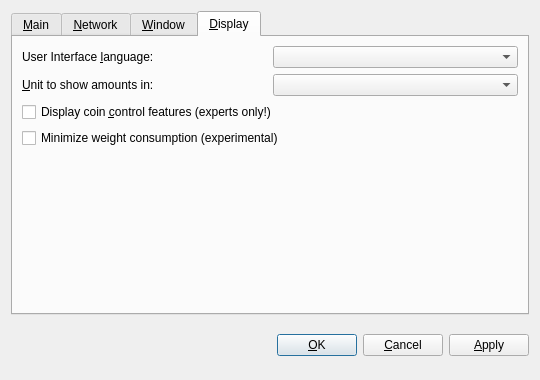
<?xml version="1.0" encoding="UTF-8"?>
<ui version="4.0">
 <class>OptionsDialog</class>
 <widget class="QDialog" name="OptionsDialog">
  <property name="geometry">
   <rect>
    <x>0</x>
    <y>0</y>
    <width>540</width>
    <height>380</height>
   </rect>
  </property>
  <property name="windowTitle">
   <string>Options</string>
  </property>
  <property name="modal">
   <bool>true</bool>
  </property>
  <layout class="QVBoxLayout" name="verticalLayout">
   <item>
    <widget class="QTabWidget" name="tabWidget">
     <property name="tabPosition">
      <enum>QTabWidget::North</enum>
     </property>
     <property name="currentIndex">
      <number>3</number>
     </property>
     <widget class="QWidget" name="tabMain">
      <attribute name="title">
       <string>&amp;Main</string>
      </attribute>
      <layout class="QVBoxLayout" name="verticalLayout_Main">
       <item>
        <widget class="QLabel" name="transactionFeeInfoLabel">
         <property name="text">
          <string>Optional transaction fee per kB that helps make sure your transactions are processed quickly. Most transactions are 1 kB. Fee 0.01 recommended.</string>
         </property>
         <property name="textFormat">
          <enum>Qt::PlainText</enum>
         </property>
         <property name="wordWrap">
          <bool>true</bool>
         </property>
        </widget>
       </item>
       <item>
        <layout class="QHBoxLayout" name="horizontalLayoutFee">
         <item>
          <widget class="QLabel" name="transactionFeeLabel">
           <property name="text">
            <string>Pay transaction &amp;fee</string>
           </property>
           <property name="textFormat">
            <enum>Qt::PlainText</enum>
           </property>
           <property name="buddy">
            <cstring>transactionFee</cstring>
           </property>
          </widget>
         </item>
         <item>
          <widget class="BitcoinAmountField" name="transactionFee"/>
         </item>
         <item>
          <spacer name="horizontalSpacerFee">
           <property name="orientation">
            <enum>Qt::Horizontal</enum>
           </property>
           <property name="sizeHint" stdset="0">
            <size>
             <width>40</width>
             <height>20</height>
            </size>
           </property>
          </spacer>
         </item>
        </layout>
       </item>
       <item>
        <widget class="QLabel" name="reserveBalanceInfoLabel">
         <property name="text">
          <string>Reserved amount does not participate in staking and is therefore spendable at any time.</string>
         </property>
         <property name="textFormat">
          <enum>Qt::PlainText</enum>
         </property>
         <property name="wordWrap">
          <bool>true</bool>
         </property>
        </widget>
       </item>
       <item>
        <layout class="QHBoxLayout" name="horizontalLayoutReserveBalance">
         <item>
          <widget class="QLabel" name="reserveBalanceLabel">
           <property name="text">
            <string>Reserve</string>
           </property>
           <property name="textFormat">
            <enum>Qt::PlainText</enum>
           </property>
           <property name="buddy">
            <cstring>reserveBalance</cstring>
           </property>
          </widget>
         </item>
         <item>
          <widget class="BitcoinAmountField" name="reserveBalance"/>
         </item>
         <item>
          <spacer name="horizontalSpacerReserveBalance">
           <property name="orientation">
            <enum>Qt::Horizontal</enum>
           </property>
           <property name="sizeHint" stdset="0">
            <size>
             <width>40</width>
             <height>20</height>
            </size>
           </property>
          </spacer>
         </item>
        </layout>
       </item>
       <item>
        <widget class="QCheckBox" name="bitcoinAtStartup">
         <property name="toolTip">
          <string>Automatically start Mobilepaycoin after logging in to the system.</string>
         </property>
         <property name="text">
          <string>&amp;Start Mobilepaycoin on system login</string>
         </property>
        </widget>
       </item>
       <item>
        <spacer name="verticalSpacer_Main">
         <property name="orientation">
          <enum>Qt::Vertical</enum>
         </property>
         <property name="sizeHint" stdset="0">
          <size>
           <width>20</width>
           <height>40</height>
          </size>
         </property>
        </spacer>
       </item>
      </layout>
     </widget>
     <widget class="QWidget" name="tabNetwork">
      <attribute name="title">
       <string>&amp;Network</string>
      </attribute>
      <layout class="QVBoxLayout" name="verticalLayout_Network">
       <item>
        <widget class="QCheckBox" name="mapPortUpnp">
         <property name="toolTip">
          <string>Automatically open the Mobilepaycoin client port on the router. This only works when your router supports UPnP and it is enabled.</string>
         </property>
         <property name="text">
          <string>Map port using &amp;UPnP</string>
         </property>
        </widget>
       </item>
       <item>
        <widget class="QCheckBox" name="connectSocks">
         <property name="toolTip">
          <string>Connect to the Mobilepaycoin network through a SOCKS proxy (e.g. when connecting through Tor).</string>
         </property>
         <property name="text">
          <string>&amp;Connect through SOCKS proxy:</string>
         </property>
        </widget>
       </item>
       <item>
        <layout class="QHBoxLayout" name="horizontalLayout_Network">
         <item>
          <widget class="QLabel" name="proxyIpLabel">
           <property name="text">
            <string>Proxy &amp;IP:</string>
           </property>
           <property name="textFormat">
            <enum>Qt::PlainText</enum>
           </property>
           <property name="buddy">
            <cstring>proxyIp</cstring>
           </property>
          </widget>
         </item>
         <item>
          <widget class="QValidatedLineEdit" name="proxyIp">
           <property name="maximumSize">
            <size>
             <width>140</width>
             <height>16777215</height>
            </size>
           </property>
           <property name="toolTip">
            <string>IP address of the proxy (e.g. 127.0.0.1)</string>
           </property>
          </widget>
         </item>
         <item>
          <widget class="QLabel" name="proxyPortLabel">
           <property name="text">
            <string>&amp;Port:</string>
           </property>
           <property name="textFormat">
            <enum>Qt::PlainText</enum>
           </property>
           <property name="buddy">
            <cstring>proxyPort</cstring>
           </property>
          </widget>
         </item>
         <item>
          <widget class="QLineEdit" name="proxyPort">
           <property name="maximumSize">
            <size>
             <width>55</width>
             <height>16777215</height>
            </size>
           </property>
           <property name="toolTip">
            <string>Port of the proxy (e.g. 9050)</string>
           </property>
          </widget>
         </item>
         <item>
          <widget class="QLabel" name="socksVersionLabel">
           <property name="text">
            <string>SOCKS &amp;Version:</string>
           </property>
           <property name="textFormat">
            <enum>Qt::PlainText</enum>
           </property>
           <property name="buddy">
            <cstring>socksVersion</cstring>
           </property>
          </widget>
         </item>
         <item>
          <widget class="QValueComboBox" name="socksVersion">
           <property name="toolTip">
            <string>SOCKS version of the proxy (e.g. 5)</string>
           </property>
          </widget>
         </item>
         <item>
          <spacer name="horizontalSpacer_Network">
           <property name="orientation">
            <enum>Qt::Horizontal</enum>
           </property>
           <property name="sizeHint" stdset="0">
            <size>
             <width>40</width>
             <height>20</height>
            </size>
           </property>
          </spacer>
         </item>
        </layout>
       </item>
       <item>
        <spacer name="verticalSpacer_Network">
         <property name="orientation">
          <enum>Qt::Vertical</enum>
         </property>
         <property name="sizeHint" stdset="0">
          <size>
           <width>20</width>
           <height>40</height>
          </size>
         </property>
        </spacer>
       </item>
      </layout>
     </widget>
     <widget class="QWidget" name="tabWindow">
      <attribute name="title">
       <string>&amp;Window</string>
      </attribute>
      <layout class="QVBoxLayout" name="verticalLayout_Window">
       <item>
        <widget class="QCheckBox" name="minimizeToTray">
         <property name="toolTip">
          <string>Show only a tray icon after minimizing the window.</string>
         </property>
         <property name="text">
          <string>&amp;Minimize to the tray instead of the taskbar</string>
         </property>
        </widget>
       </item>
       <item>
        <widget class="QCheckBox" name="minimizeOnClose">
         <property name="toolTip">
          <string>Minimize instead of exit the application when the window is closed. When this option is enabled, the application will be closed only after selecting Quit in the menu.</string>
         </property>
         <property name="text">
          <string>M&amp;inimize on close</string>
         </property>
        </widget>
       </item>
       <item>
        <spacer name="verticalSpacer_Window">
         <property name="orientation">
          <enum>Qt::Vertical</enum>
         </property>
         <property name="sizeHint" stdset="0">
          <size>
           <width>20</width>
           <height>40</height>
          </size>
         </property>
        </spacer>
       </item>
      </layout>
     </widget>
     <widget class="QWidget" name="tabDisplay">
      <attribute name="title">
       <string>&amp;Display</string>
      </attribute>
      <layout class="QVBoxLayout" name="verticalLayout_Display">
       <item>
        <layout class="QHBoxLayout" name="horizontalLayout_1_Display">
         <item>
          <widget class="QLabel" name="langLabel">
           <property name="text">
            <string>User Interface &amp;language:</string>
           </property>
           <property name="textFormat">
            <enum>Qt::PlainText</enum>
           </property>
           <property name="buddy">
            <cstring>lang</cstring>
           </property>
          </widget>
         </item>
         <item>
          <widget class="QValueComboBox" name="lang">
           <property name="toolTip">
            <string>The user interface language can be set here. This setting will take effect after restarting Mobilepaycoin.</string>
           </property>
          </widget>
         </item>
        </layout>
       </item>
       <item>
        <layout class="QHBoxLayout" name="horizontalLayout_2_Display">
         <item>
          <widget class="QLabel" name="unitLabel">
           <property name="text">
            <string>&amp;Unit to show amounts in:</string>
           </property>
           <property name="textFormat">
            <enum>Qt::PlainText</enum>
           </property>
           <property name="buddy">
            <cstring>unit</cstring>
           </property>
          </widget>
         </item>
         <item>
          <widget class="QValueComboBox" name="unit">
           <property name="toolTip">
            <string>Choose the default subdivision unit to show in the interface and when sending coins.</string>
           </property>
          </widget>
         </item>
        </layout>
       </item>
       <item>
        <widget class="QCheckBox" name="coinControlFeatures">
         <property name="toolTip">
          <string>Whether to show coin control features or not.</string>
         </property>
         <property name="text">
          <string>Display coin &amp;control features (experts only!)</string>
         </property>
        </widget>
       </item>
       <item>
        <widget class="QCheckBox" name="minimizeCoinAge">
         <property name="toolTip">
          <string>Whether to select the coin outputs randomly or with minimal coin age.</string>
         </property>
         <property name="text">
          <string>Minimize weight consumption (experimental)</string>
         </property>
        </widget>
       </item>
       <item>
        <spacer name="verticalSpacer_Display">
         <property name="orientation">
          <enum>Qt::Vertical</enum>
         </property>
         <property name="sizeHint" stdset="0">
          <size>
           <width>20</width>
           <height>40</height>
          </size>
         </property>
        </spacer>
       </item>
      </layout>
     </widget>
    </widget>
   </item>
   <item>
    <layout class="QHBoxLayout" name="horizontalLayout_Buttons">
     <item>
      <spacer name="horizontalSpacer_1">
       <property name="orientation">
        <enum>Qt::Horizontal</enum>
       </property>
       <property name="sizeHint" stdset="0">
        <size>
         <width>40</width>
         <height>48</height>
        </size>
       </property>
      </spacer>
     </item>
     <item>
      <widget class="QLabel" name="statusLabel">
       <property name="font">
        <font>
         <weight>75</weight>
         <bold>true</bold>
        </font>
       </property>
       <property name="text">
        <string/>
       </property>
       <property name="textFormat">
        <enum>Qt::PlainText</enum>
       </property>
       <property name="wordWrap">
        <bool>true</bool>
       </property>
      </widget>
     </item>
     <item>
      <spacer name="horizontalSpacer_2">
       <property name="orientation">
        <enum>Qt::Horizontal</enum>
       </property>
       <property name="sizeHint" stdset="0">
        <size>
         <width>40</width>
         <height>48</height>
        </size>
       </property>
      </spacer>
     </item>
     <item>
      <widget class="QPushButton" name="okButton">
       <property name="text">
        <string>&amp;OK</string>
       </property>
      </widget>
     </item>
     <item>
      <widget class="QPushButton" name="cancelButton">
       <property name="text">
        <string>&amp;Cancel</string>
       </property>
       <property name="autoDefault">
        <bool>false</bool>
       </property>
      </widget>
     </item>
     <item>
      <widget class="QPushButton" name="applyButton">
       <property name="text">
        <string>&amp;Apply</string>
       </property>
       <property name="autoDefault">
        <bool>false</bool>
       </property>
      </widget>
     </item>
    </layout>
   </item>
  </layout>
 </widget>
 <customwidgets>
  <customwidget>
   <class>BitcoinAmountField</class>
   <extends>QSpinBox</extends>
   <header>bitcoinamountfield.h</header>
   <container>1</container>
  </customwidget>
  <customwidget>
   <class>QValueComboBox</class>
   <extends>QComboBox</extends>
   <header>qvaluecombobox.h</header>
  </customwidget>
  <customwidget>
   <class>QValidatedLineEdit</class>
   <extends>QLineEdit</extends>
   <header>qvalidatedlineedit.h</header>
  </customwidget>
 </customwidgets>
 <resources/>
 <connections/>
</ui>
